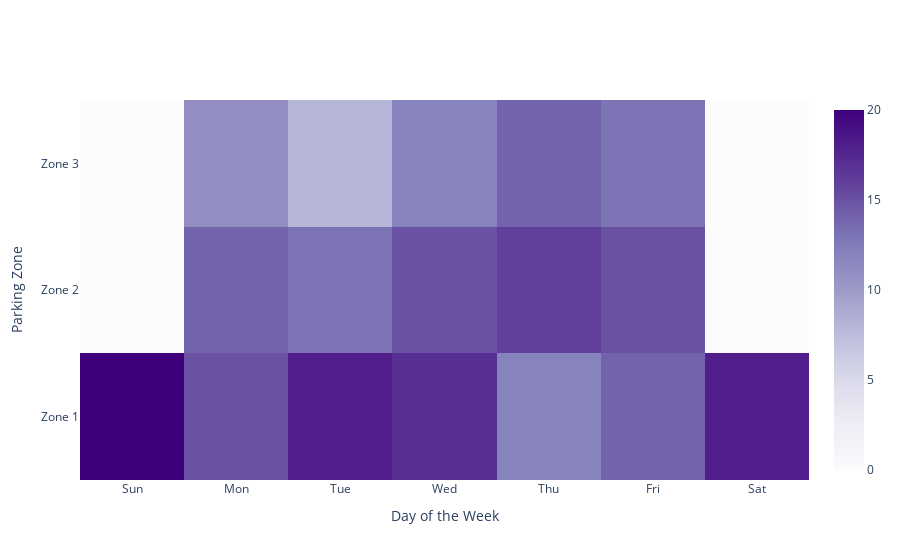
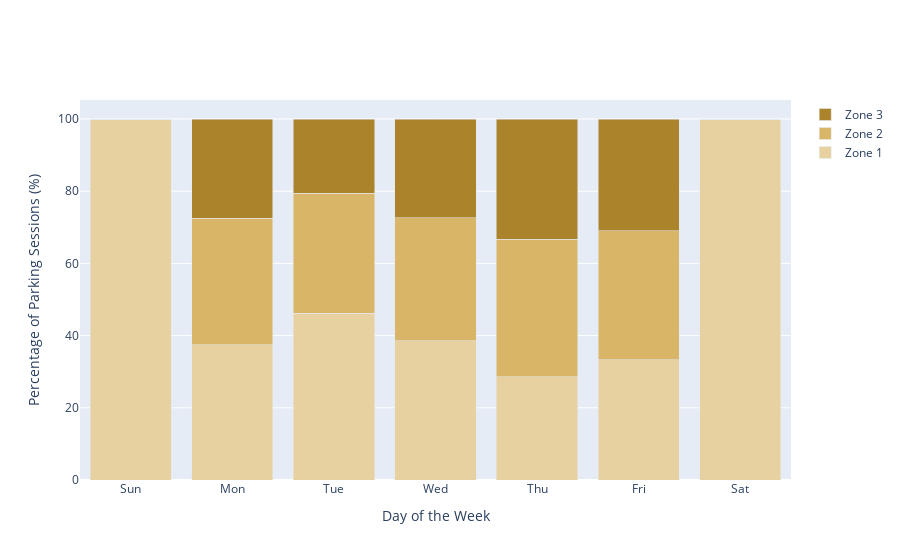

Notebook cell for these charts, in order:
### Markdown cell above
4.6 Distribution by the day of the week and parking zone

### Code cell
plot_heatmap(df1, 'parking_zone', 'day_of_week')
plot_stacked_bar(df1, 'day_of_week', 'parking_zone', by_percentage=True)

### Figure 1 — Plotly figure (JSON) as saved in the notebook; plotly's stock layout.template omitted (floating-point values rounded to 4 significant figures)
{"data": [{"colorscale": [[0, "rgb(252,251,253)"], [0.125, "rgb(239,237,245)"], [0.25, "rgb(218,218,235)"], [0.375, "rgb(188,189,220)"], [0.5, "rgb(158,154,200)"], [0.625, "rgb(128,125,186)"], [0.75, "rgb(106,81,163)"], [0.875, "rgb(84,39,143)"], [1, "rgb(63,0,125)"]], "type": "heatmap", "x": ["Sun", "Mon", "Tue", "Wed", "Thu", "Fri", "Sat"], "y": ["Zone 1", "Zone 2", "Zone 3"], "z": [[20, 15, 18, 17, 12, 14, 18], [0, 14, 13, 15, 16, 15, 0], [0, 11, 8, 12, 14, 13, 0]]}], "layout": {"title": {"text": ""}, "xaxis": {"nticks": 36, "title": {"text": "Day of the Week"}}, "yaxis": {"title": {"text": "Parking Zone"}}}}

### Figure 2 — Plotly figure (JSON) as saved in the notebook; plotly's stock layout.template omitted (floating-point values rounded to 4 significant figures)
{"data": [{"marker": {"color": "#e7d1a1"}, "name": "Zone 1", "type": "bar", "x": ["Sun", "Mon", "Tue", "Wed", "Thu", "Fri", "Sat"], "y": [100, 37.5, 46.2, 38.6, 28.6, 33.3, 100]}, {"marker": {"color": "#d9b568"}, "name": "Zone 2", "type": "bar", "x": ["Sun", "Mon", "Tue", "Wed", "Thu", "Fri", "Sat"], "y": [0, 35, 33.3, 34.1, 38.1, 35.7, 0]}, {"marker": {"color": "#ab832a"}, "name": "Zone 3", "type": "bar", "x": ["Sun", "Mon", "Tue", "Wed", "Thu", "Fri", "Sat"], "y": [0, 27.5, 20.5, 27.3, 33.3, 31, 0]}], "layout": {"barmode": "stack", "title": {"text": ""}, "xaxis": {"nticks": 36, "title": {"text": "Day of the Week"}}, "yaxis": {"title": {"text": "Percentage of Parking Sessions (%)"}}}}
